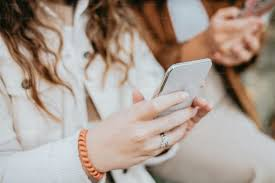
#> input picture Backend/phone_usage_training/Active-phone-usage-main/training_dataset/train/phone/download (1).jpeg, 275 x 183 px; its folder holds only this picture in this run
$ python preview_dataset.py
#> lines starting #> are read from the running program, lines starting #| are printed output that depends on the picture

from pathlib import Path
from PIL import Image, ImageDraw
import math

BASE_DIR = Path(__file__).parent / "Active-phone-usage-main"
TRAIN_DIR = BASE_DIR / "training_dataset" / "train"

CLASSES = ["phone", "pos_machine"]
IMAGE_EXTENSIONS = {".jpg", ".jpeg", ".png", ".bmp", ".webp"}

THUMB_WIDTH = 250
THUMB_HEIGHT = 180
LABEL_HEIGHT = 35
COLUMNS = 3

all_items = []

for class_name in CLASSES:
    folder = TRAIN_DIR / class_name

    if not folder.exists():
        print(f"Folder missing: {folder}")
        continue

    images = sorted(
        p for p in folder.iterdir()
        if p.is_file() and p.suffix.lower() in IMAGE_EXTENSIONS
    )

    for path in images:
        all_items.append((path, class_name))
#> pass 2 of the loop `for class_name in CLASSES:`:

if not all_items:
    print("No images found!")
    raise SystemExit

rows = math.ceil(len(all_items) / COLUMNS)

sheet = Image.new(
    "RGB",
    (COLUMNS * THUMB_WIDTH, rows * (THUMB_HEIGHT + LABEL_HEIGHT)),
    "white"
)
#> sheet: PIL image 750x215 RGB; every value is 255

draw = ImageDraw.Draw(sheet)

for index, (path, class_name) in enumerate(all_items):
    try:
        image = Image.open(path).convert("RGB")
#> image is the input picture: PIL image 275x183 RGB; mean R, G, B 169.8, 154.8, 144.5
        image.thumbnail((THUMB_WIDTH - 10, THUMB_HEIGHT - 10))
#> image: PIL image 240x160 RGB

        x = (index % COLUMNS) * THUMB_WIDTH
        y = (index // COLUMNS) * (THUMB_HEIGHT + LABEL_HEIGHT)

        image_x = x + (THUMB_WIDTH - image.width) // 2
#> image_x = 5
        image_y = y + (THUMB_HEIGHT - image.height) // 2
#> image_y = 10

        sheet.paste(image, (image_x, image_y))
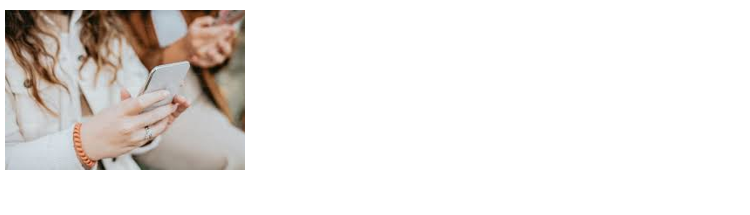
#> sheet: PIL image 750x215 RGB; mean R, G, B 234.7, 231.1, 228.7
        draw.text(
            (x + 5, y + THUMB_HEIGHT + 5),
            f"{class_name}: {path.name[:28]}",
            fill="black"
        )

    except Exception as error:
        print(f"Could not read {path.name}: {error}")
#> pass 2 of the loop `for index, (path, class_name) in enumerate(all_items):`:
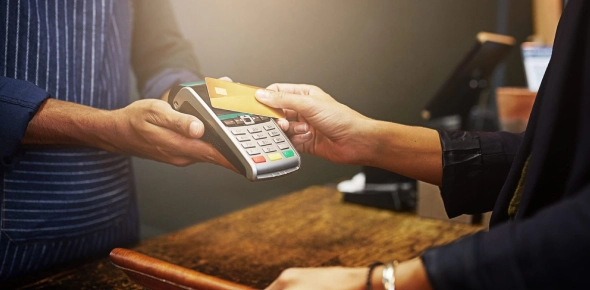
#> input picture Backend/phone_usage_training/Active-phone-usage-main/training_dataset/train/pos_machine/Cashier.jpg, 590 x 290 px
#> image is the input picture: PIL image 590x290 RGB; mean R, G, B 97.3, 78.5, 65
#> `image.thumbnail((THUMB_WIDTH - 10, THUMB_HEIGHT - 10))`:
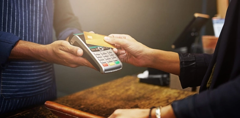
#> image: PIL image 240x118 RGB; mean R, G, B 97.3, 78.5, 65
#> `sheet.paste(image, (image_x, image_y))`:
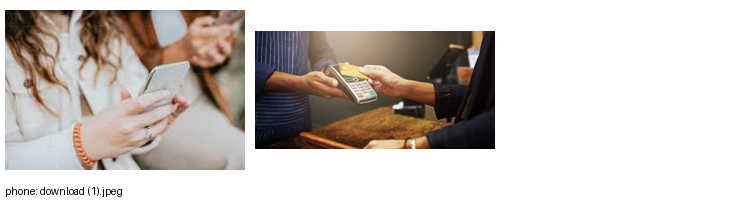
#> sheet: PIL image 750x215 RGB; mean R, G, B 206.6, 199.7, 194.9

output = Path(__file__).parent / "dataset_preview.jpg"
sheet.save(output, quality=85)
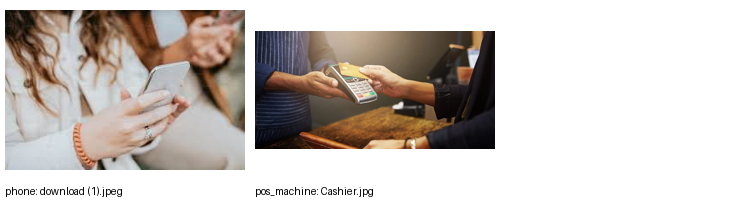
#> saved as dataset_preview.jpg: PIL image 750x215 RGB; mean R, G, B 206.2, 199.3, 194.5

print(f"\nPreview created: {output}")
print(f"Images included: {len(all_items)}")
